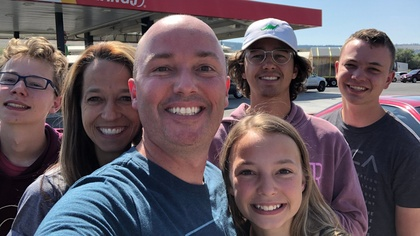
%> input picture nomask5.jpeg, 420 x 236 px, shrunk from 986 x 555 before the run
$ octave detectAllAtOnce.m   (GNU Octave 9; MATLAB toolbox functions it lacks are replaced by stand-ins)
%> lines starting %> are read from the running program, lines starting %| are printed output that depends on the picture
clear all;
close all;

k=imread('nomask5.jpeg'); %image to be read. For the viva I used 5 png photos for demonstarte the system.
%> k is the input picture: size 236x420x3 uint8; mean R, G, B 101.5, 88.4, 95.8
I=k(:,:,1);
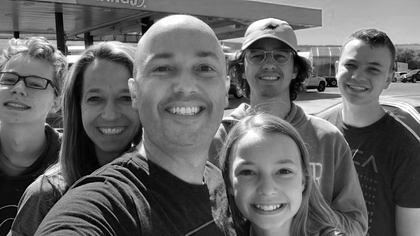
%> I: size 236x420 uint8; min 0, max 255, mean 101.5

%% Here "vision.CascadeObjectDetector(") is located in the package called "vision". This one can detect objects using the "Viola-Jones algorithm".

% Bellow code is to detect the face of the loaded image
faceDetect = vision.CascadeObjectDetector();
bbox=step(faceDetect,I);
%> bbox = [74 74 71 71; 132 30 107 107; 228 144 85 85; 246 40 49 49]
face=imcrop(I,bbox);
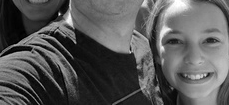
%> face: size 105x229 uint8; min 0, max 255, mean 87.3
centerx=size(face,1)/2+bbox(1);
%> centerx = 126.5
centery=size(face,2)/2+bbox(2);
%> centery = 246.5

% Bellow code is to detect the eyes of the loaded image
eyeDetect = vision.CascadeObjectDetector('RightEye');
%> (the run ends here)

$ run again, with nomask1.jpeg copied over nomask5.jpeg
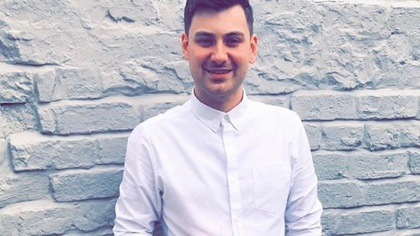
%> input picture nomask1.jpeg, 420 x 236 px, shrunk from 976 x 549 before the run
%> k is the input picture: size 236x420x3 uint8; mean R, G, B 192.5, 192.1, 202
%> `I=k(:,:,1);`:
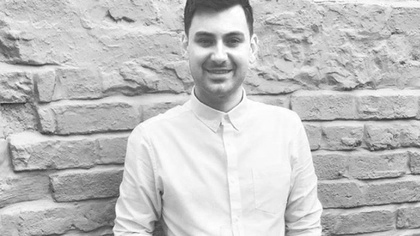
%> I: size 236x420 uint8; min 43, max 255, mean 192.5
%> bbox = [182 12 77 77]
%> `face=imcrop(I,bbox);`:
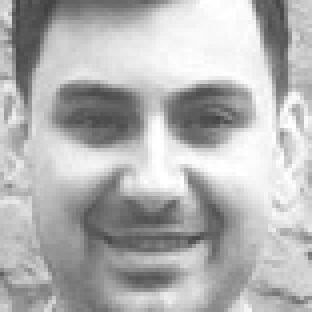
%> face: size 78x78 uint8 (shown 4 times larger); min 64, max 255, mean 179
%> centerx = 221
%> centery = 51

$ run again, with nomask6.jpeg copied over nomask5.jpeg
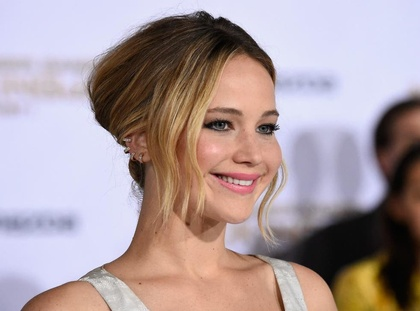
%> input picture nomask6.jpeg, 420 x 311 px, shrunk from 982 x 726 before the run
%> k is the input picture: size 311x420x3 uint8; mean R, G, B 171.3, 154.6, 157.8
%> `I=k(:,:,1);`:
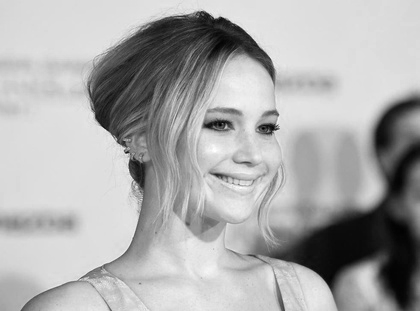
%> I: size 311x420 uint8; min 0, max 255, mean 171.3
%> bbox = [181 78 128 128]
%> `face=imcrop(I,bbox);`:
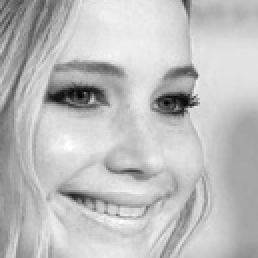
%> face: size 129x129 uint8 (shown 2 times larger); min 0, max 255, mean 189.9
%> centerx = 245.5
%> centery = 142.5

$ run again, with nomask7.jpeg copied over nomask5.jpeg
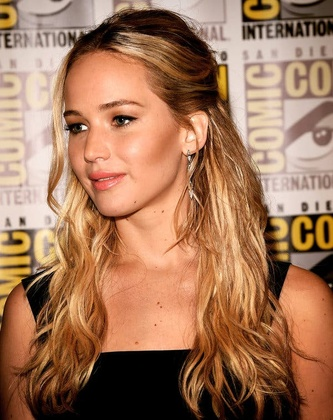
%> input picture nomask7.jpeg, 333 x 420 px, shrunk from 600 x 757 before the run
%> k is the input picture: size 420x333x3 uint8; mean R, G, B 163.1, 118.1, 89.3
%> `I=k(:,:,1);`:
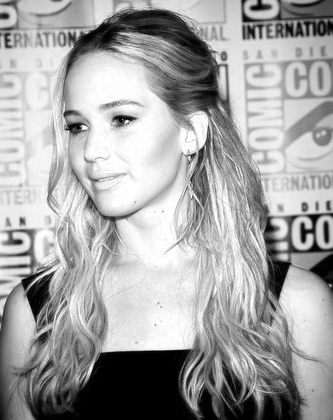
%> I: size 420x333 uint8; min 0, max 255, mean 163.1
%> bbox = [28 69 143 143]
%> `face=imcrop(I,bbox);`:
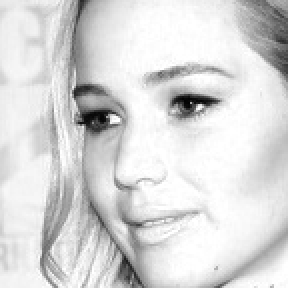
%> face: size 144x144 uint8 (shown 2 times larger); min 2, max 255, mean 216.6
%> centerx = 100
%> centery = 141
